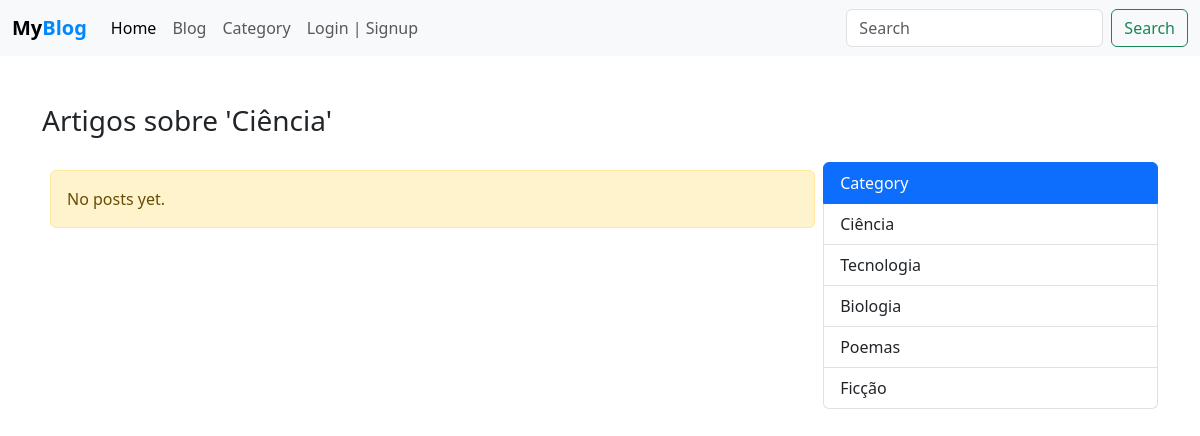
Page /category.php?category_id=1 on the committed database.
### tables this page shows
CREATE TABLE `category` (
  `id` int(11) NOT NULL,
  `category` varchar(127) NOT NULL
);

### admin/data/Post.php (called while the page is built, shortened)
<?php
function getAllPostsByCategory($conn, $category_id){
   $sql = "SELECT * FROM post  WHERE category=? AND publish=1";
   $stmt = $conn->prepare($sql);
   $stmt->execute([$category_id]);
   if($stmt->rowCount() >= 1){
         $data = $stmt->fetchAll();
         return $data;
   }else {
       return 0;
   }
}
function getCategoryById($conn, $id){
   $sql = "SELECT * FROM category WHERE id=?";
   $stmt = $conn->prepare($sql);
   $stmt->execute([$id]);
   if($stmt->rowCount() >= 1){
         $data = $stmt->fetch();
         return $data;
   }else {
       return 0;
   }
}
function get5Categories($conn){
   $sql = "SELECT * FROM category LIMIT 5";
   $stmt = $conn->prepare($sql);
   $stmt->execute();
   if($stmt->rowCount() >= 1){
         $data = $stmt->fetchAll();
         return $data;
   }else {
       return 0;
   }
}
function getAllCategories($conn){
   $sql = "SELECT * FROM category ORDER BY category";
   $stmt = $conn->prepare($sql);
   $stmt->execute();
   if($stmt->rowCount() >= 1){
         $data = $stmt->fetchAll();
         return $data;
   }else {
       return 0;
   }
}

### Category.php (the view, shortened to what this page needs)
<?php
$logged = false;
  include_once("db_conn.php");
  include_once("admin/data/Post.php");
  include_once("admin/data/Comment.php");
  $categories = getAllCategories($conn);
  $categories5 = get5Categories($conn);
  $category = 0;
 ?>
<!DOCTYPE html>
<html lang="en">
<head>
		<?php
           if (isset($_GET['category_id'])){
           	   $c_id =$_GET['category_id'];
           	   $category = getCategoryById($conn, $c_id);
           }else {
              echo "Blog Category Page";
           }
		 ?>
	<link href="https://cdn.jsdelivr.net/npm/bootstrap@5.3.0/dist/css/bootstrap.min.css" rel="stylesheet">
	<link rel="stylesheet" href="https://stackpath.bootstrapcdn.com/font-awesome/4.7.0/css/font-awesome.min.css">
	<link rel="stylesheet" href="css/style.css">
</head>
<body>
 <?php
     include 'inc/NavBar.php';
  ?>
 <div class="container mt-5">
 <h1 class="display-4 mb-4 fs-3">
 			<?php if ($category != 0)
 			  echo "Artigos sobre '".$category['category']."'";
 			else echo "Articles"; ?>
</h1>
  <section class="d-flex">
  	<?php if (!isset($_GET['category_id'])) { ?>
  	   <main class="main-blog p-2">
  	   	  <div class="list-group category-aside">
  	   	  	 <?php foreach ($categories as $category) {?>
			  <a href="category.php?category_id=<?=$category['id']?>"
			     class="list-group-item list-group-item-action">
			  	<?php echo $category['category']; ?>
			  </a>
			<?php } ?>
		   </div>
  	   </main>
  	<?php }else{
  	 $cId = $_GET['category_id'];
  	 $posts = getAllPostsByCategory($conn, $cId);
  	?>
	<?php if ($posts != 0) { ?>
   <main class="main-blog">
   	<?php foreach ($posts as $post) { ?>
   	   <div class="card main-blog-card mb-5">
	  <img src="upload/blog/<?=$post['cover_url']?>" class="card-img-top" alt="...">
	  <div class="card-body">
	    <h5 class="card-title"><?=$post['post_title']?></h5>
	    <?php
            $p = strip_tags($post['post_text']);
            $p = substr($p, 0, 200);
	     ?>
	    <p class="card-text"><?=$p?>...</p>
	    <a href="blog-view.php?post_id=<?=$post['post_id']?>" class="btn btn-primary">Read more</a>
	    <hr>
        <div class="d-flex justify-content-between">
        	<div class="react-btns">
    		<?php
    		$post_id = $post['post_id'];
    		if ($logged) {
    			$liked = isLikedByUserID($conn, $post_id, $user_id);
            if($liked){
    		 ?>
        	<i class="fa fa-thumbs-up liked like-btn"
		   	   post-id="<?=$post_id?>"
		   	   liked="1"
		   	   aria-hidden="true"></i>
		       <?php }else{ ?>
		    <i class="fa fa-thumbs-up like like-btn"
		        post-id="<?=$post_id?>"
		   	    liked="0"
		        aria-hidden="true"></i>
		    <?php } } else{ ?>
		    <i class="fa fa-thumbs-up" aria-hidden="true"></i>
		    <?php } ?>
		   Likes (
    <span><?php
   echo likeCountByPostID($conn, $post['post_id']);
     ?></span> )
		    <a href="blog-view.php?post_id=<?=$post['post_id']?>#comments">
        	<i class="fa fa-comment" aria-hidden="true"></i> Comments (
		        <?php
                    echo CountByPostID($conn, $post['post_id']);
		         ?>
		        )
		    </a>
		    </div>
		    <small class="text-body-secondary"><?=$post['crated_at']?></small>
        </div>
	  </div>
	</div>
   <?php } ?>
   </main>
  	<?php }else {?>
  		<main class="main-blog p-2">
	  		<div class="alert alert-warning">
	  			No posts yet.
	  		</div>
  	    </main>
  	<?php } } ?>
       <aside class="aside-main">
       	   <div class="list-group category-aside">
			  <a href="#"
			     class="list-group-item list-group-item-action active"
			     aria-current="true">
			    Category
			  </a>
			  <?php foreach ($categories5 as $category ) { ?>
			  <a href="category.php?category_id=<?=$category['id']?>"
			  	 class="list-group-item list-group-item-action">
			  	<?php echo $category['category']; ?>
			  </a>
			  <?php } ?>
			</div>
       </aside>
  </section>
    </div>
</body>
</html>

### css/style.css (style rules this page uses)
.category-aside { width: 100%; }
.main-blog { width: 70%; }
.aside-main { width: 30%; }

### rows in the picture
category: category "Ciência"
category: category "Tecnologia"
category: category "Biologia"
category: category "Poemas"
category: category "Ficção"
